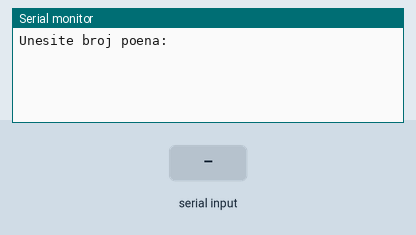
The sketch below on a simulated Arduino Uno, built with avr-gcc and run on an emulated ATmega328P. Parts: the last lines printed to the serial monitor. The inputs (shaded band) are chosen by the test bench.

Above: at 1.2 s.
1.3 s: "90,45\n" received over Serial
At 1.51 s:
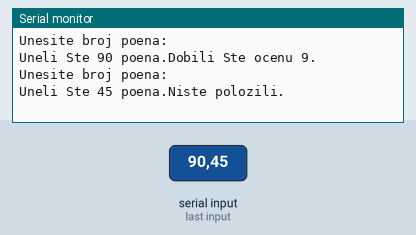
3.0 s: "30,150\n" received over Serial
At 5.5 s:
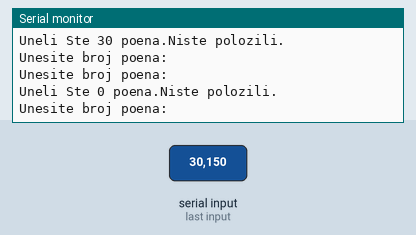
Timing chart, 0 to 7.0 s (numbered marks = the images above; inputs shaded):
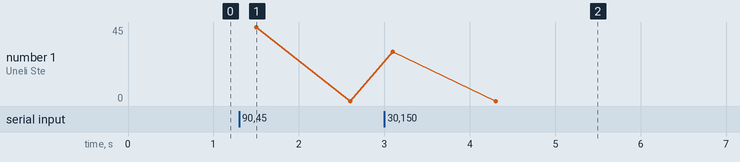

Measured:
- after the input at 1.3 s, the serial monitor: prints a new line after 0.10 s (image 1)
- after the input at 3.0 s, the serial monitor: prints a new line after 0.10 s (image 2)

The sketch:

z2.ino
```cpp
int n;

void setup() {
  // put your setup code here, to run once:
  Serial.begin(9600);
}

void loop() {
  // put your main code here, to run repeatedly:

	do
	{
      Serial.println("Unesite broj poena: ");
      while(Serial.available() == 0);
      delay(100);
      n = Serial.parseInt();
	} while(n < 0 || n > 100);

	odredi_ocenu(n);
}

void odredi_ocenu(int n)
{
  if(n < 51)
  {
    Serial.print("Uneli Ste ");
    Serial.print(n);
    Serial.print(" poena.");
    Serial.println("Niste polozili.");
  }
  else if(n < 61)
  {
    Serial.print("Uneli Ste ");
    Serial.print(n);
    Serial.print(" poena.");
    Serial.println("Dobili Ste ocenu 6.");
  }
  else if(n < 71)
  {
    Serial.print("Uneli Ste ");
    Serial.print(n);
    Serial.print(" poena.");
    Serial.println("Dobili Ste ocenu 7.");
  }
  else if(n < 81)
  {
    Serial.print("Uneli Ste ");
    Serial.print(n);
    Serial.print(" poena.");
    Serial.println("Dobili Ste ocenu 8.");
  }
  else if(n < 91)
  {
    Serial.print("Uneli Ste ");
    Serial.print(n);
    Serial.print(" poena.");
    Serial.println("Dobili Ste ocenu 9.");
  }
  else
  {
    Serial.print("Uneli Ste ");
    Serial.print(n);
    Serial.print(" poena.");
    Serial.println("Dobili Ste ocenu 10.");
  }
}
```
